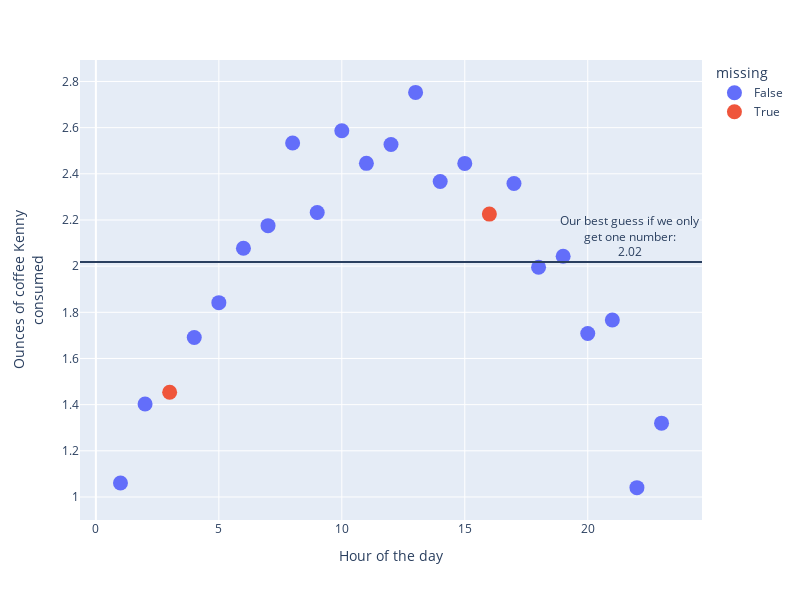

Here is the notebook cell this chart was saved with:
### Markdown cell above
### "Predict Only One" When you only have a sample

The above tells us what to do when we know $\mathbb{E}[Y]$. Sadly, to know that, we would need all of the data from the population. What to do? Well, our friend the *law of large numbers* tells us that if we have iid samples $y_1,...y_n$ from the population, then our sample mean---let's call that $\hat{\mu}$, converges to $\mathbb{E}[Y]$! So even those we don't *know* $\mathbb{E}[Y]$, we have something that converges to it as $n$ increases.

So, our "predict only one" *optimal answer* is the sample mean. Let's see what that looks like with our data from above!

### Code cell
# Compute sample mean (ignoring the "missing data")
sample_mean = data[~data.missing].y.mean()


# Plot the sample mean along with the figure
fig.add_hline(y=sample_mean, 
    annotation_text=f"Our best guess if we only<br>get one number:<br>{sample_mean:.2f}")
fig.show()

### Figure 1 — Plotly figure (JSON) as saved in the notebook; plotly's stock layout.template omitted (floating-point values rounded to 4 significant figures)
{"data": [{"hovertemplate": "missing=False<br>Hour of the day=%{x}<br>Ounces of coffee Kenny<br>consumed=%{y}<extra></extra>", "legendgroup": "False", "marker": {"color": "#636efa", "size": 15, "symbol": "circle"}, "mode": "markers", "name": "False", "orientation": "v", "showlegend": true, "type": "scatter", "x": [1, 2, 4, 5, 6, 7, 8, 9, 10, 11, 12, 13, 14, 15, 17, 18, 19, 20, 21, 22, 23], "xaxis": "x", "y": [1.06, 1.403, 1.691, 1.842, 2.078, 2.176, 2.534, 2.232, 2.587, 2.445, 2.527, 2.753, 2.367, 2.445, 2.358, 1.995, 2.043, 1.708, 1.767, 1.041, 1.32], "yaxis": "y"}, {"hovertemplate": "missing=True<br>Hour of the day=%{x}<br>Ounces of coffee Kenny<br>consumed=%{y}<extra></extra>", "legendgroup": "True", "marker": {"color": "#EF553B", "size": 15, "symbol": "circle"}, "mode": "markers", "name": "True", "orientation": "v", "showlegend": true, "type": "scatter", "x": [3, 16], "xaxis": "x", "y": [1.454, 2.225], "yaxis": "y"}], "layout": {"annotations": [{"showarrow": false, "text": "Our best guess if we only<br>get one number:<br>2.02", "x": 1, "xanchor": "right", "xref": "x domain", "y": 2.018, "yanchor": "bottom", "yref": "y"}], "height": 600, "legend": {"title": {"text": "missing"}, "tracegroupgap": 0}, "margin": {"t": 60}, "shapes": [{"type": "line", "x0": 0, "x1": 1, "xref": "x domain", "y0": 2.018, "y1": 2.018, "yref": "y"}], "width": 800, "xaxis": {"anchor": "y", "autorange": true, "domain": [0, 1], "range": [-0.6472, 24.65], "title": {"text": "Hour of the day"}, "type": "linear"}, "yaxis": {"anchor": "x", "autorange": true, "domain": [0, 1], "range": [0.9003, 2.893], "title": {"text": "Ounces of coffee Kenny<br>consumed"}, "type": "linear"}}}
